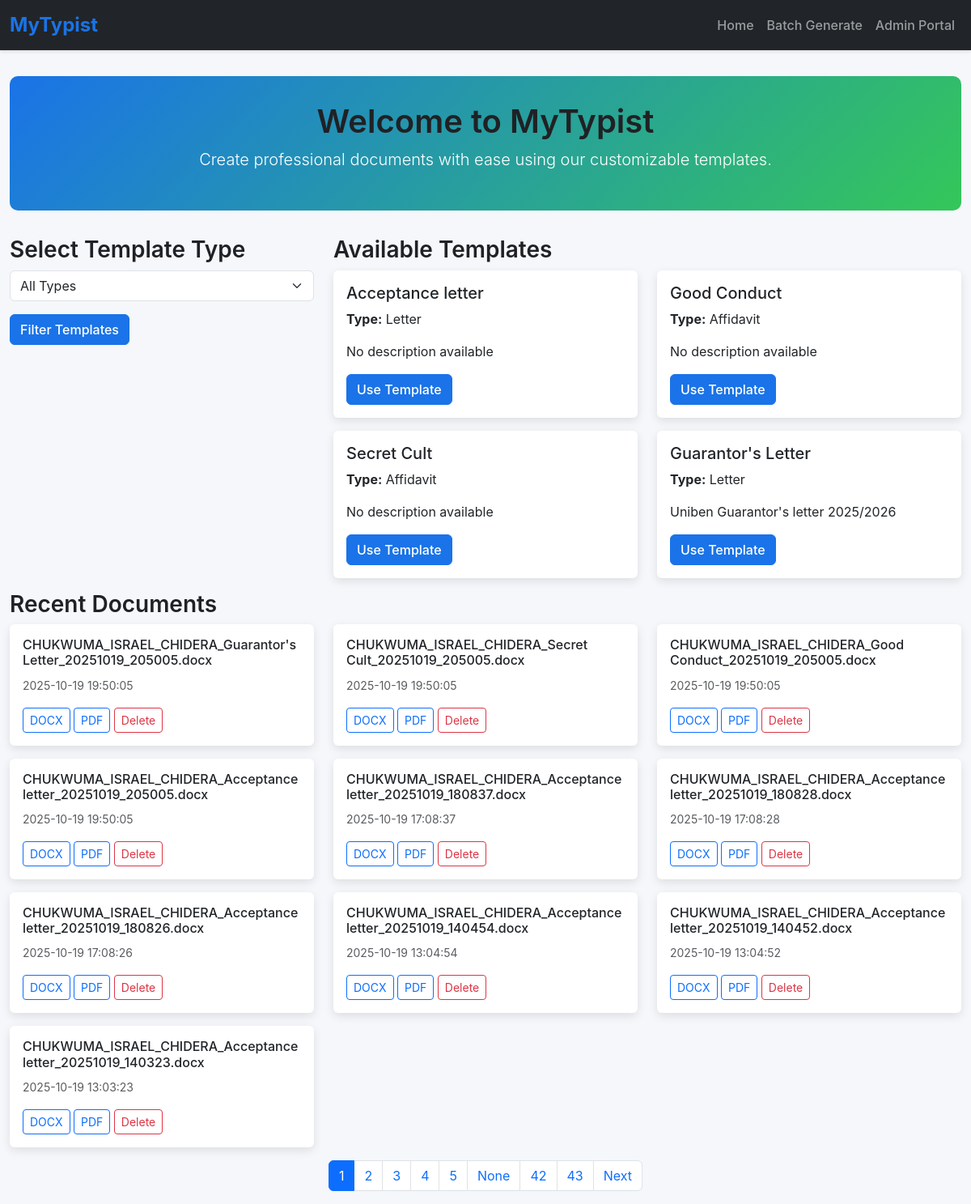
Before: / with the older database file.
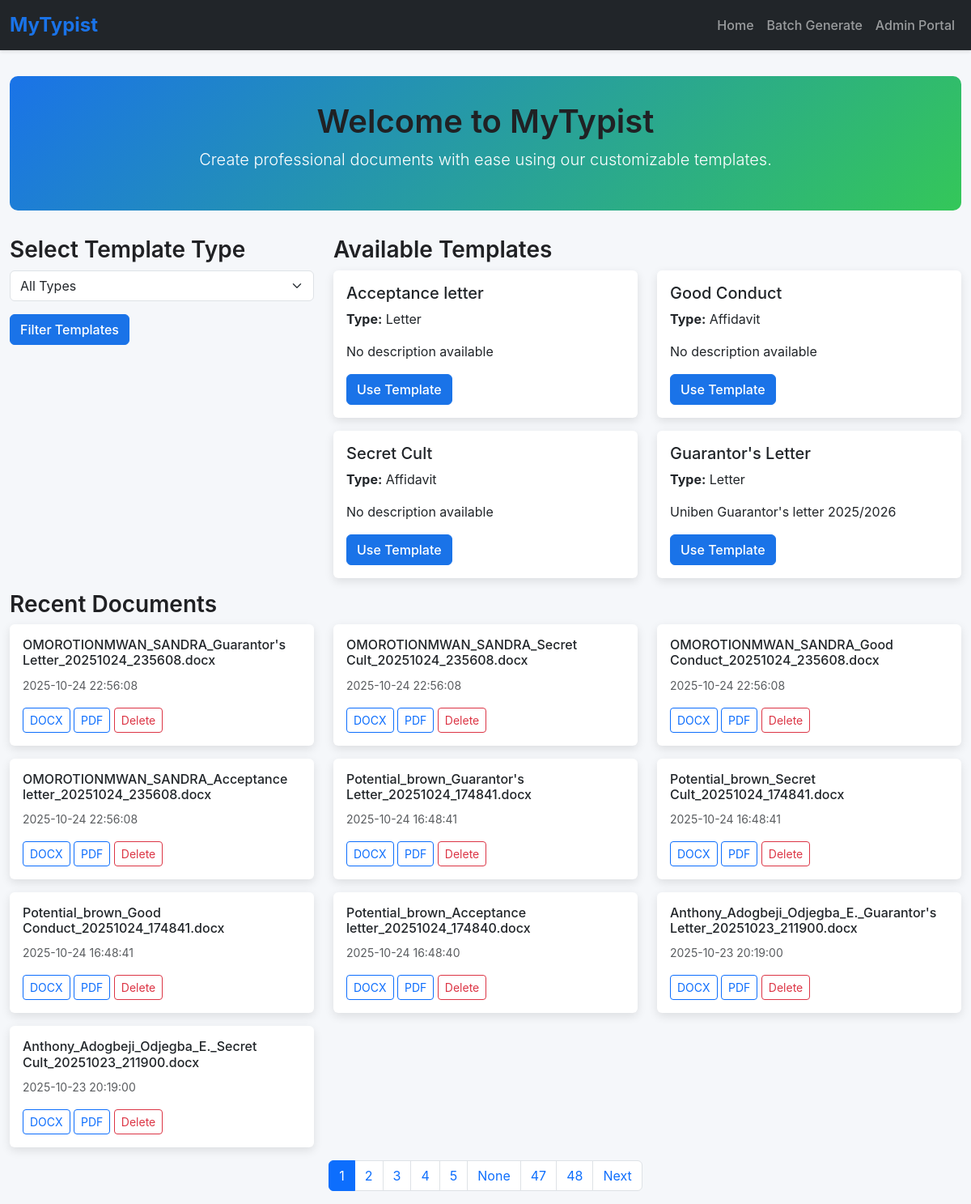
After: the same page with the newer database file.
### app.py (models this page shows)
class Template(db.Model):
    __tablename__ = 'template'
    id = db.Column(db.Integer, primary_key=True)
    name = db.Column(db.String(100), nullable=False)
    type = db.Column(db.String(50), nullable=False)
    file_path = db.Column(db.String(200), nullable=False)
    description = db.Column(db.Text)
    font_family = db.Column(db.String(50), default='Times New Roman')
    font_size = db.Column(db.Integer, default=12)
    margin_top = db.Column(db.Float, default=1.0)
    margin_bottom = db.Column(db.Float, default=1.0)
    margin_left = db.Column(db.Float, default=1.0)
    margin_right = db.Column(db.Float, default=1.0)
    default_line_spacing = db.Column(db.Float, default=1.0)
    is_active = db.Column(db.Boolean, default=True)
    created_at = db.Column(db.DateTime, default=lambda: datetime.now(timezone.utc))
    updated_at = db.Column(db.DateTime, default=lambda: datetime.now(timezone.utc),
                          onupdate=lambda: datetime.now(timezone.utc))
    placeholders = db.relationship('Placeholder', back_populates='template',
                                   cascade="all, delete-orphan")
    created_documents = db.relationship('CreatedDocument', back_populates='template',
                                        cascade="all, delete-orphan")

class CreatedDocument(db.Model):
    __tablename__ = 'created_document'
    id = db.Column(db.Integer, primary_key=True)
    template_id = db.Column(db.Integer, db.ForeignKey('template.id'), nullable=False)
    user_name = db.Column(db.String(100), nullable=False)
    user_email = db.Column(db.String(100))
    file_path = db.Column(db.String(200), nullable=False)
    original_filename = db.Column(db.String(200))
    file_size = db.Column(db.Integer)
    created_at = db.Column(db.DateTime, default=lambda: datetime.now(timezone.utc))
    batch_id = db.Column(db.String(50), nullable=True)
    user_inputs = db.Column(db.Text)  # JSON storage of inputs
    template = db.relationship('Template', back_populates='created_documents')

### app.py (the view)
@app.route('/')
@cache.cached(timeout=30)  # Cache for 30 seconds to improve performance
def index():
    page = request.args.get('page', 1, type=int)
    type_filter = request.args.get('type', '')
    query = Template.query.filter_by(is_active=True)
    if type_filter:
        query = query.filter_by(type=type_filter)
    types = cache.get('template_types')
    if types is None:
        types = [t[0] for t in db.session.query(Template.type).distinct().all()]
        cache.set('template_types', types, timeout=300)  # Cache for 5 minutes
    templates = query.with_entities(Template.id, Template.name, Template.type, Template.description).all()
    recent_docs = CreatedDocument.query.order_by(CreatedDocument.created_at.desc()).paginate(
        page=page, per_page=10, error_out=False
    )
    return render_template('index.html', types=types, templates=templates,
                         recent_docs=recent_docs, page=page, total_pages=recent_docs.pages)

### templates/index.html (shortened to what this page needs)
{% extends 'base.html' %}
{% block content %}
<div class="hero text-center">
    <h1>Welcome to MyTypist</h1>
    <p class="lead">Create professional documents with ease using our customizable templates.</p>
</div>
<div class="row">
    <div class="col-md-4 mb-4">
        <h3>Select Template Type</h3>
        <form method="GET" action="{{ url_for('index') }}">
            <div class="mb-3">
                <select name="type" class="form-select">
                    <option value="">All Types</option>
                </select>
            </div>
            <button type="submit" class="btn btn-primary">Filter Templates</button>
        </form>
    </div>
    <div class="col-md-8">
        <h3>Available Templates</h3>
        {% if templates %}
        <div class="row">
            {% for template in templates %}
            <div class="col-md-6 mb-3">
                <div class="card">
                    <div class="card-body">
                        <h5 class="card-title">{{ template.name }}</h5>
                        <p class="card-text"><strong>Type:</strong> {{ template.type }}</p>
                        <p class="card-text">{{ template.description or 'No description available' }}</p>
                        <a href="{{ url_for('create', template_id=template.id) }}" class="btn btn-primary">Use Template</a>
                    </div>
                </div>
            </div>
            {% endfor %}
        </div>
        {% else %}
        <p>No templates available. Please contact the administrator.</p>
        {% endif %}
    </div>
</div>
<h3>Recent Documents</h3>
{% if recent_docs.items %}
<div class="row">
    {% for doc in recent_docs.items %}
    <div class="col-md-4 mb-3">
        <div class="card">
            <div class="card-body">
                <h6 class="card-title">{{ doc.original_filename }}</h6>
                <p class="card-text"><small class="text-muted">{{ doc.created_at.strftime('%Y-%m-%d %H:%M:%S') }}</small></p>
                <a href="{{ url_for('download', document_id=doc.id, format='docx') }}" class="btn btn-sm btn-outline-primary">DOCX</a>
                <a href="{{ url_for('download', document_id=doc.id, format='pdf') }}" class="btn btn-sm btn-outline-primary">PDF</a>
                <a href="{{ url_for('delete_document', document_id=doc.id) }}" class="btn btn-sm btn-outline-danger">Delete</a>
            </div>
        </div>
    </div>
    {% endfor %}
</div>
{% else %}
<p>No recent documents.</p>
{% endif %}
{% if recent_docs.has_prev or recent_docs.has_next %}
<nav aria-label="Page navigation">
    <ul class="pagination justify-content-center">
        {% for p in recent_docs.iter_pages() %}
        <li class="page-item {% if p == recent_docs.page %}active{% endif %}">
            <a class="page-link" href="{{ url_for('index', page=p) }}">{{ p }}</a>
        </li>
        {% endfor %}
        {% if recent_docs.has_next %}
        <li class="page-item"><a class="page-link" href="{{ url_for('index', page=recent_docs.next_num) }}">Next</a></li>
        {% endif %}
    </ul>
</nav>
{% endif %}
{% endblock %}

Changed rows visible on the page:
no longer on this page (row unchanged): CreatedDocument: original_filename "CHUKWUMA_ISRAEL_CHIDERA_Guarantor's Letter_20251019_205005.docx", created_at "2025-10-19 19:50:05"
no longer on this page (row unchanged): CreatedDocument: original_filename "CHUKWUMA_ISRAEL_CHIDERA_Secret Cult_20251019_205005.docx", created_at "2025-10-19 19:50:05"
no longer on this page (row unchanged): CreatedDocument: original_filename "CHUKWUMA_ISRAEL_CHIDERA_Good Conduct_20251019_205005.docx", created_at "2025-10-19 19:50:05"
no longer on this page (row unchanged): CreatedDocument: original_filename "CHUKWUMA_ISRAEL_CHIDERA_Acceptance letter_20251019_205005.docx", created_at "2025-10-19 19:50:05"
no longer on this page (row unchanged): CreatedDocument: original_filename "CHUKWUMA_ISRAEL_CHIDERA_Acceptance letter_20251019_180837.docx", created_at "2025-10-19 17:08:37"
no longer on this page (row unchanged): CreatedDocument: original_filename "CHUKWUMA_ISRAEL_CHIDERA_Acceptance letter_20251019_180828.docx", created_at "2025-10-19 17:08:28"
no longer on this page (row unchanged): CreatedDocument: original_filename "CHUKWUMA_ISRAEL_CHIDERA_Acceptance letter_20251019_180826.docx", created_at "2025-10-19 17:08:26"
no longer on this page (row unchanged): CreatedDocument: original_filename "CHUKWUMA_ISRAEL_CHIDERA_Acceptance letter_20251019_140454.docx", created_at "2025-10-19 13:04:54"
no longer on this page (row unchanged): CreatedDocument: original_filename "CHUKWUMA_ISRAEL_CHIDERA_Acceptance letter_20251019_140452.docx", created_at "2025-10-19 13:04:52"
no longer on this page (row unchanged): CreatedDocument: original_filename "CHUKWUMA_ISRAEL_CHIDERA_Acceptance letter_20251019_140323.docx", created_at "2025-10-19 13:03:23"
added CreatedDocument: original_filename "OMOROTIONMWAN_SANDRA_Guarantor's Letter_20251024_235608.docx", created_at "2025-10-24 22:56:08"
added CreatedDocument: original_filename "OMOROTIONMWAN_SANDRA_Secret Cult_20251024_235608.docx", created_at "2025-10-24 22:56:08"
added CreatedDocument: original_filename "OMOROTIONMWAN_SANDRA_Good Conduct_20251024_235608.docx", created_at "2025-10-24 22:56:08"
added CreatedDocument: original_filename "OMOROTIONMWAN_SANDRA_Acceptance letter_20251024_235608.docx", created_at "2025-10-24 22:56:08"
added CreatedDocument: original_filename "Potential_brown_Guarantor's Letter_20251024_174841.docx", created_at "2025-10-24 16:48:41"
added CreatedDocument: original_filename "Potential_brown_Secret Cult_20251024_174841.docx", created_at "2025-10-24 16:48:41"
added CreatedDocument: original_filename "Potential_brown_Good Conduct_20251024_174841.docx", created_at "2025-10-24 16:48:41"
added CreatedDocument: original_filename "Potential_brown_Acceptance letter_20251024_174840.docx", created_at "2025-10-24 16:48:40"
added CreatedDocument: original_filename "Anthony_Adogbeji_Odjegba_E._Guarantor's Letter_20251023_211900.docx", created_at "2025-10-23 20:19:00"
added CreatedDocument: original_filename "Anthony_Adogbeji_Odjegba_E._Secret Cult_20251023_211900.docx", created_at "2025-10-23 20:19:00"
Other visible differences:
new list line: "47"
new list line: "48"
list line gone: "42"
list line gone: "43"
